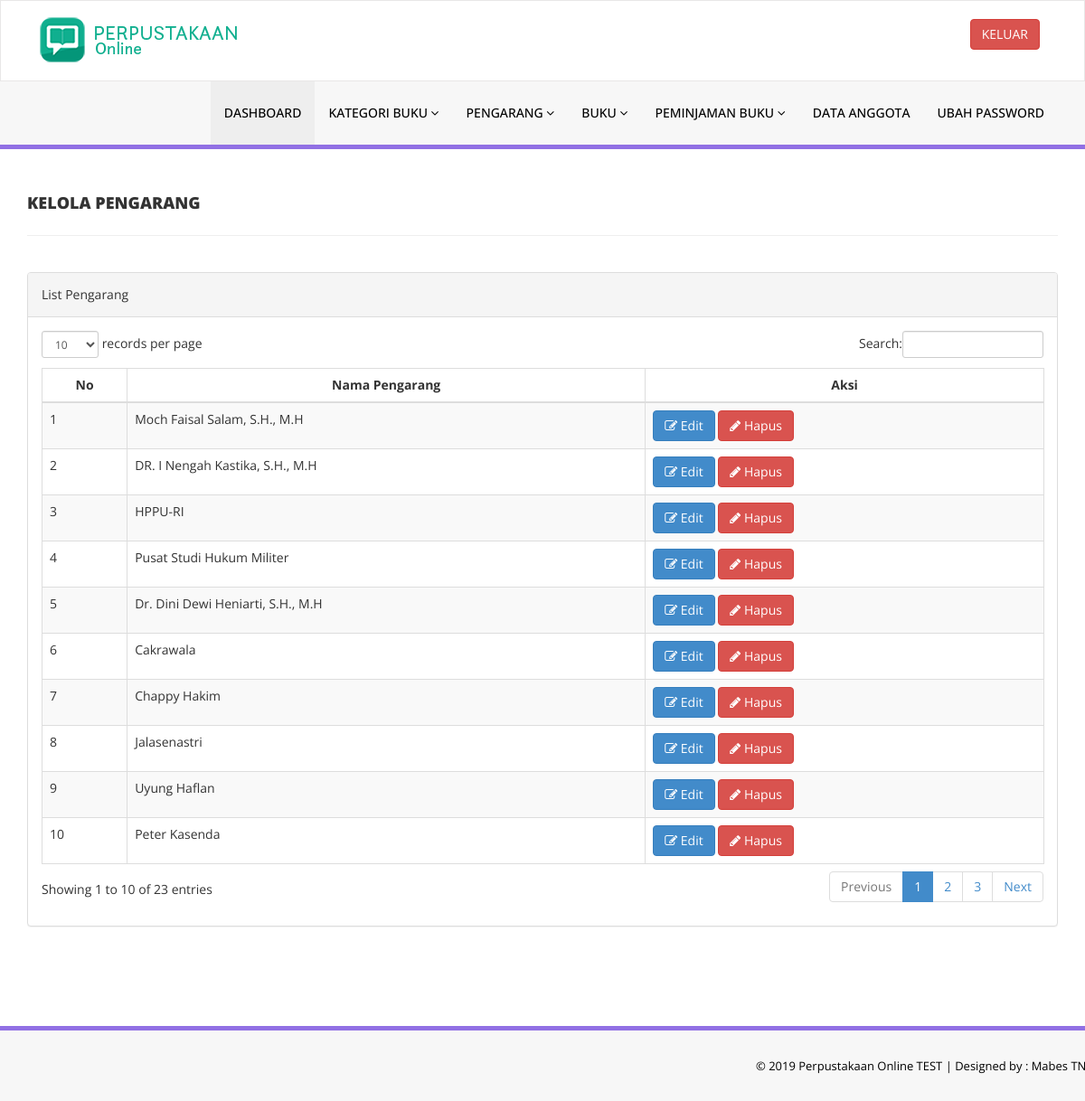
Page /admin/manage-authors.php (signed in) on the committed database.
### tables this page shows
CREATE TABLE `tblauthors` (
  `id` int(11) NOT NULL,
  `AuthorName` varchar(159) DEFAULT NULL,
  `creationDate` timestamp NULL DEFAULT CURRENT_TIMESTAMP,
  `UpdationDate` timestamp NULL DEFAULT NULL ON UPDATE CURRENT_TIMESTAMP
);

### admin/manage-authors.php (the view, shortened to what this page needs)
<?php
include('includes/config.php');
if(strlen($_SESSION['alogin'])==0)
    {
header('location:index.php');
}
else{
    ?>
<!DOCTYPE html>
<html xmlns="http://www.w3.org/1999/xhtml">
<head>
    <link href="assets/css/bootstrap.css" rel="stylesheet" />
    <link href="assets/css/font-awesome.css" rel="stylesheet" />
    <link href="assets/js/dataTables/dataTables.bootstrap.css" rel="stylesheet" />
    <link href="assets/css/style.css" rel="stylesheet" />
</head>
<body>
<?php include('includes/header.php');?>
    <div class="content-wrapper">
         <div class="container">
        <div class="row pad-botm">
            <div class="col-md-12">
                <h4 class="header-line">Kelola Pengarang</h4>
    </div>
     <div class="row">
</div>
        </div>
            <div class="row">
                <div class="col-md-12">
                    <div class="panel panel-default">
                        <div class="panel-heading">
                           List Pengarang
                        </div>
                        <div class="panel-body">
                            <div class="table-responsive">
                                <table class="table table-striped table-bordered table-hover" id="dataTables-example">
                                    <thead>
                                        <tr>
                                            <th style="text-align: center;">No</th>
                                            <th style="text-align: center;">Nama Pengarang</th>
                                            <th style="text-align: center;">Aksi</th>
                                        </tr>
                                    </thead>
                                    <tbody>
<?php $sql = "SELECT * from  tblauthors";
$query = $dbh -> prepare($sql);
$query->execute();
$results=$query->fetchAll(PDO::FETCH_OBJ);
$cnt=1;
if($query->rowCount() > 0)
{
foreach($results as $result)
{               ?>
                                        <tr class="odd gradeX">
                                            <td class="center"><?php echo htmlentities($cnt);?></td>
                                            <td class="center"><?php echo htmlentities($result->AuthorName);?></td>
                                            <td class="center">
                                            <a href="edit-author.php?athrid=<?php echo htmlentities($result->id);?>"><button class="btn btn-primary"><i class="fa fa-edit "></i> Edit</button>
                                          <a href="manage-authors.php?del=<?php echo htmlentities($result->id);?>" onclick="return confirm('Are you sure you want to delete?');"" >  <button class="btn btn-danger"><i class="fa fa-pencil"></i> Hapus</button>
                                            </td>
                                        </tr>
 <?php $cnt=$cnt+1;}} ?>
                                    </tbody>
                                </table>
                            </div>
                        </div>
                    </div>
                </div>
            </div>
    </div>
    </div>
  <?php include('includes/footer.php');?>
</body>
</html>
<?php } ?>

### admin/assets/css/style.css (style rules this page uses)
.content-wrapper { margin-top: 40px; min-height:800px; padding-bottom:90px; }
.header-line { font-weight:900; padding-bottom:25px; border-bottom:1px solid #eeeeee; text-transform:uppercase; }
.pad-botm { padding-bottom:30px; }

### rows in the picture
tblauthors: AuthorName "Moch Faisal Salam, S.H., M.H"
tblauthors: AuthorName "DR. I Nengah Kastika, S.H., M.H"
tblauthors: AuthorName "HPPU-RI"
tblauthors: AuthorName "Pusat Studi Hukum Militer"
tblauthors: AuthorName "Dr. Dini Dewi Heniarti, S.H., M.H"
tblauthors: AuthorName "Cakrawala"
tblauthors: AuthorName "Chappy Hakim"
tblauthors: AuthorName "Jalasenastri"
tblauthors: AuthorName "Uyung Haflan"
tblauthors: AuthorName "Peter Kasenda"
